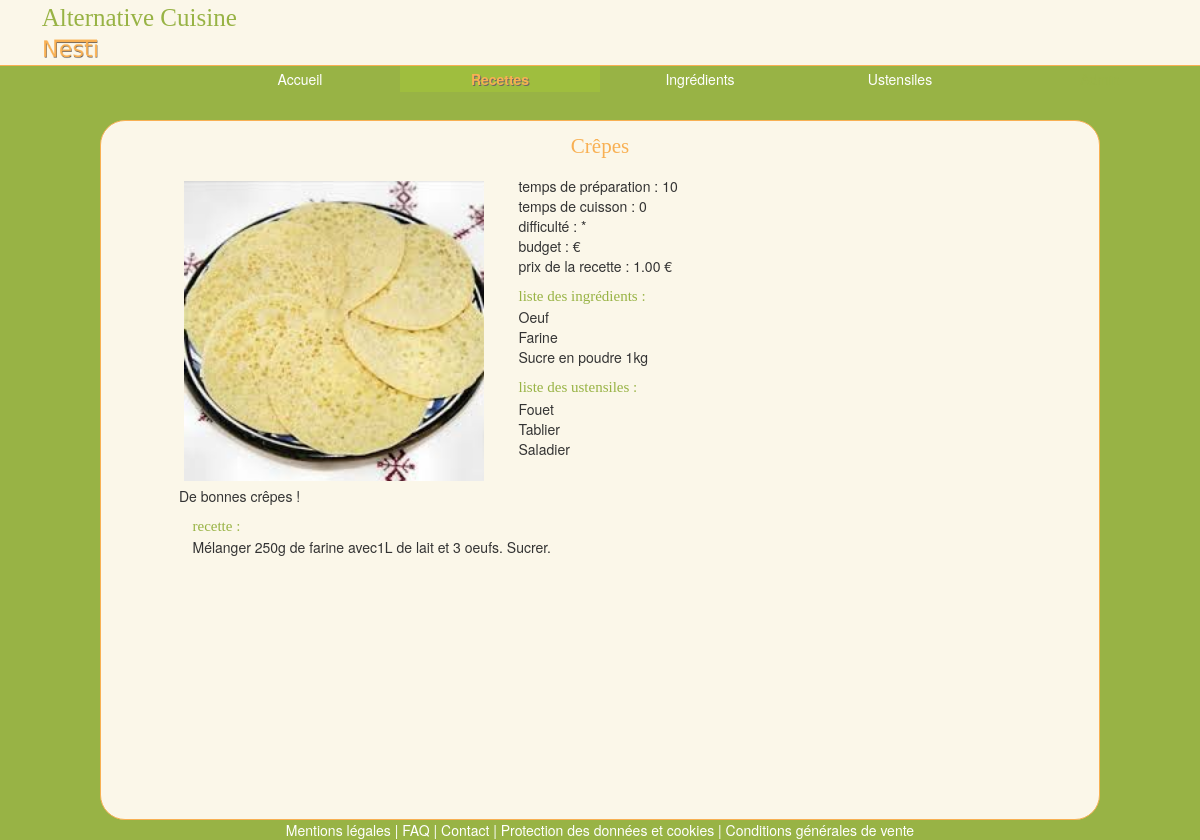
Screenshot of /MVC/Index.php?page=2&id=4&nom=Crêpes with the database file from the repository.
### tables this page shows
CREATE TABLE IF NOT EXISTS `recette` (
  `idRecette` int(10) unsigned NOT NULL AUTO_INCREMENT,
  `Titre` varchar(100) NOT NULL,
  `Format` enum('Ecrit','Vidéo') NOT NULL DEFAULT 'Ecrit',
  `PrixHT` decimal(10,2) unsigned NOT NULL,
  `Resume` varchar(34) NOT NULL,
  `Contenu` varchar(300) NOT NULL,
  `Image_idImage` int(10) unsigned NOT NULL,
  `Temps_Preparation` varchar(6) NOT NULL DEFAULT '30 min',
  `Temps_Cuisson` varchar(6) NOT NULL DEFAULT '30 min',
  `Note` int(10) unsigned NOT NULL DEFAULT '0',
  `Difficulte` int(10) unsigned NOT NULL DEFAULT '0',
  `Budget` int(10) unsigned NOT NULL DEFAULT '0',
  PRIMARY KEY (`idRecette`,`Image_idImage`),
  UNIQUE KEY `Titre` (`Titre`),
  UNIQUE KEY `Titre_2` (`Titre`),
  UNIQUE KEY `Titre_3` (`Titre`,`Resume`),
  KEY `fk_Recette_Image1_idx` (`Image_idImage`)
);

CREATE TABLE IF NOT EXISTS `image` (
  `idImage` int(10) unsigned NOT NULL AUTO_INCREMENT,
  `NomFichier` varchar(45) NOT NULL,
  `Legende` varchar(100) NOT NULL,
  PRIMARY KEY (`idImage`)
);

### MVC/Controller/Controller.php (called while the page is built, shortened)
<?php
    require 'Model/Query.php';
    function content_Article_Recette($i,$page){
        $recette = getRecette($i);
        $titres = $recette[0]['Titre'];
        $tempsPreparations = $recette[0]['Temps_Preparation'];
        $tempsCuissons = $recette[0]['Temps_Cuisson'];
        $difficultes = getDifficulte($i);
        $budgets = getBudget($i);
        $prixHT = $recette[0]['PrixHT'];
        $images = getImage($i,'recette');
        $resumeRecettes = $recette[0]['Resume'];
        $contenus = $recette[0]['Contenu'];
        $ingredients = getIngredientsRecette($i);
        $tailleTableauIngredient = count($ingredients);
        for ($j = 0; $j < $tailleTableauIngredient; $j++){
            $ingredient[$j] = $ingredients[$j]['NomIngredient'];
        }
        $ustensiles = getUstensilesRecette($i);
        $tailleTableauUstensile = count($ustensiles);
        for ($j = 0; $j < $tailleTableauUstensile; $j++){
            $ustensile[$j] = $ustensiles[$j]['NomUstensile'];
        }
        require 'View/Content_Article_Recipe.php';
    }
?>

### MVC/Model/Query.php (called while the page is built, shortened)
<?php
    function getImage($i,$table){
        require 'Connection.php';
        $query_NomFichierImage = 'SELECT NomFichier FROM image,'.$table
                .' WHERE image.idImage='.$table.'.Image_idImage AND '.$table.'.id'.ucfirst($table).' = '.$i.'';
        $result_NomFichierImage = $pdo->query($query_NomFichierImage)->fetchAll();
        $res = $result_NomFichierImage[0]['NomFichier'];
        return ($res);
    }
    function getRecette($i){
        require 'Connection.php';
        $query_recette = 'SELECT * FROM recette WHERE idRecette = '.$i.'';
        $result_recette = $pdo->query($query_recette)->fetchAll();
        return $result_recette;
    }
    function getIngredientsRecette($i){
        require 'Connection.php';
        $query_IR = 'SELECT * FROM ingredient,liste '
                        . ' WHERE Recette_idRecette = '.$i
                        . ' AND idIngredient = Ingredient_idIngredient';
        $result_IR = $pdo->query($query_IR)->fetchAll();
        return $result_IR;
    }
    function getUstensilesRecette($i){
        require 'Connection.php';
        $query_UR = 'SELECT * FROM ustensile,enumere '
                        . ' WHERE Recette_idRecette = '.$i
                        . ' AND idUstensile = Ustensile_idUstensile';
        $result_UR = $pdo->query($query_UR)->fetchAll();
        return $result_UR;
    }
    function getDifficulte($i){
        require 'Connection.php';
        $query_DifficulteRecette = 'SELECT Difficulte FROM recette WHERE idRecette = '.$i.'';
        $result_DifficulteRecette = $pdo->query($query_DifficulteRecette)->fetchAll();
        $difficulty = $result_DifficulteRecette[0]['Difficulte'];
        $res = '';
        for ($j = 0; $j < $difficulty ; $j++){
            $res = $res.'*';
        }
        return $res;
    }
    function getBudget($i){
        require 'Connection.php';
        $query_BudgetRecette = 'SELECT Budget FROM recette WHERE idRecette = '.$i.'';
        $result_BudgetRecette = $pdo->query($query_BudgetRecette)->fetchAll();
        $budget = $result_BudgetRecette[0]['Budget'];
        if($budget >= 0 && $budget < 20){
            $typeBudget = 1;
        }
        elseif($budget >= 20 && $budget < 40){
            $typeBudget = 2;
        }
        elseif($budget >= 40 && $budget < 60){
            $typeBudget = 3;
        }
        elseif($budget >= 60 && $budget < 80){
            $typeBudget = 4;
        }
        elseif($budget >= 80){
            $typeBudget = 5;
        }
        $res = '';
        for ($j = 0; $j < $typeBudget ; $j++){
            $res = $res.'€';
        }
        return $res;
    }
?>

### MVC/View/Content_Article_Recipe.php (the view, shortened to what this page needs)
<div class="col-lg-12 article">
    <div class="col-lg-12 article_title">
        <?php echo $titres; ?>
    </div>
    <div class="row">
        <div class="col-lg-5">
            <div class="col-lg-2 clearfix"></div>
            <div class="col-lg-12 article_img" style="background-image: url('Images/<?php echo $images; ?>')" ></div>
            <div class="col-lg-11 col-lg-offset-2 article_presentation_summary">
                <?php echo $resumeRecettes; ?>
            </div>
        </div>
        <div class="col-lg-7">
            <div class="col-lg-12 article_info"> temps de préparation :
                <?php echo $tempsPreparations; ?>
            </div>
            <div class="col-lg-12 article_info"> temps de cuisson :
                <?php echo $tempsCuissons; ?>
            </div>
            <div class="col-lg-12 article_info"> difficulté :
                <?php echo $difficultes; ?>
            </div>
            <div class="col-lg-12 article_info"> budget :
                <?php echo $budgets; ?>
            </div>
            <div class="col-lg-12 article_info"> prix de la recette :
                <?php echo $prixHT; ?> €
            </div>
            <div class="col-lg-12 article_info_title"> liste des ingrédients : </div>
                <div class="col-lg-12 article_info">
                    <?php for ($j = 0; $j < $tailleTableauIngredient; $j++){
                    echo $ingredient[$j].'<br/>';
                }?>
            </div>
            <div class="col-lg-12 article_info_title"> liste des ustensiles : </div>
                <div class="col-lg-12 article_info">
                    <?php for ($j = 0; $j < $tailleTableauUstensile; $j++){
                    echo $ustensile[$j].'<br/>';
                }?>
        </div>
    </div>
    <div class="row">
        <div class="col-lg-10 col-lg-offset-1 article_info_title"> recette : </div>
        <div class="col-lg-10 col-lg-offset-1">
            <?php echo $contenus; ?>
        </div>
    </div>
</div>
<?php  require 'Skeleton.php'; ?>

### MVC/View/css/Css.css (style rules this page uses)
body { //background-image: url("/SiteWebVenteEnLigne/MVC/Images/Fond.jpg"); background: #98b345; }
[class*="col-"], .row, header, body, footer { //border : solid 1px red; padding : 0px; }
.row, header, body, footer { margin: 0px; }
.article_title { color: #f8b053; font-family: Impact, fantasy; font-size: 21px; margin-bottom: 15px; text-align: center; }
.article_img { height: 300px; width: 300px; margin: 5px; background-repeat: no-repeat; background-position:center center; background-size:contain; }
.article_info_title { color: #98b345; font-family: Impact, fantasy; font-size: 15px; //margin-bottom: 10px; margin-top: 10px; }

### rows the page displays
recette: Titre "Crêpes", Resume "De bonnes crêpes !", Temps_Preparation "10", Temps_Cuisson "0", PrixHT "1.00", Contenu "Mélanger 250g de farine avec1L de lait et 3 oeufs. Sucrer."
image: NomFichier (picture)

### other values shown
$difficultes "*"
$budgets "€"
$ingredient[$j] "Oeuf"
$ingredient[$j] "Farine"
$ingredient[$j] "Sucre en poudre 1kg"
$ustensile[$j] "Fouet"
$ustensile[$j] "Tablier"
$ustensile[$j] "Saladier"
